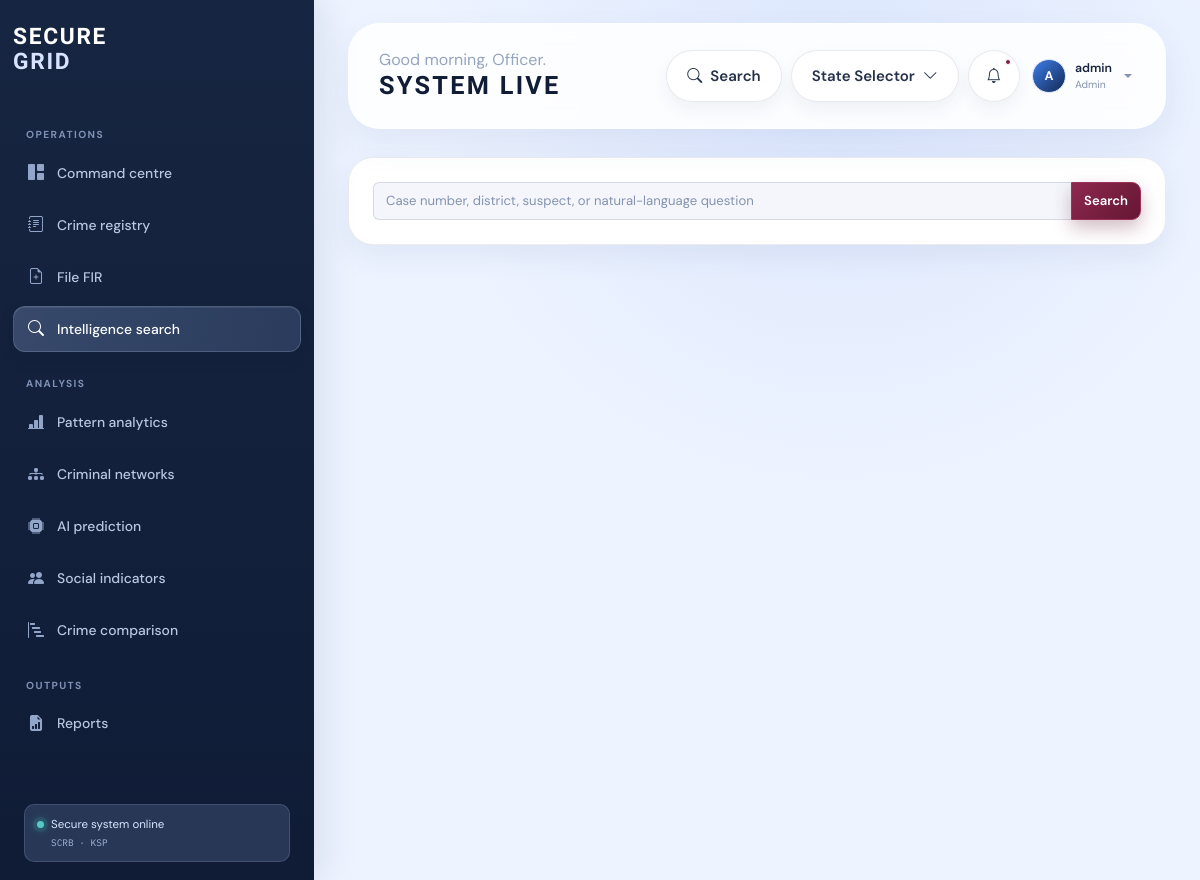
The page /search (signed in) on the database its author committed.
### app/models/core.py (models this page shows, shortened)
class TimestampMixin:
    created_at = db.Column(db.DateTime, nullable=False, default=datetime.utcnow)
    updated_at = db.Column(
        db.DateTime,
        nullable=False,
        default=datetime.utcnow,
        onupdate=datetime.utcnow,
    )

class User(UserMixin, TimestampMixin, db.Model):
    __tablename__ = "users"
    id = db.Column(db.Integer, primary_key=True)
    username = db.Column(db.String(80), nullable=False, unique=True, index=True)
    email = db.Column(db.String(255), nullable=False, unique=True, index=True)
    full_name = db.Column(db.String(160), nullable=True)
    password_hash = db.Column(db.String(255), nullable=False)
    role = db.Column(db.String(20), nullable=False, default=Role.OFFICER.value, index=True)
    is_active = db.Column(db.Boolean, nullable=False, default=True)
    last_login_at = db.Column(db.DateTime, nullable=True)

### app/dashboard/routes.py (the view, shortened to what this page needs)
@dashboard_bp.route("/search")
@login_required
def search():
    query_text = request.args.get("q", "").strip()
    results: list[CrimeIncident] = []
    applied: dict[str, str] = {}
    suspects = []
    return render_template(
        "search.html",
        page_title="Intelligence Search",
        query=query_text,
        results=results,
        crimes=results,
        suspects=suspects,
        applied_filters=applied,
    )

### app/auth/routes.py (called while the page is built)
@login_manager.user_loader
def load_user(user_id: str) -> User | None:
    try:
        return User.query.get(int(user_id))
    except (TypeError, ValueError):
        return None

### app/templates/search.html (shortened to what this page needs)
{% extends 'base.html' %}{% block content %}<div class="card"><div class="card-body"><form><div class="input-group"><input name="q" value="{{query}}" class="form-control" placeholder="Case number, district, suspect, or natural-language question"><button class="btn btn-primary">Search</button></div></form></div></div>{% endblock %}

### app/templates/base.html (shortened to what this page needs)
<!doctype html>
<html lang="en">
<head>
  <link href="https://cdn.jsdelivr.net/npm/bootstrap@5.3.3/dist/css/bootstrap.min.css" rel="stylesheet">
  <link rel="stylesheet" href="https://cdn.jsdelivr.net/npm/bootstrap-icons@1.11.3/font/bootstrap-icons.min.css">
  <link rel="stylesheet" href="https://cdn.datatables.net/1.13.8/css/dataTables.bootstrap5.min.css">
  <link rel="stylesheet" href="https://unpkg.com/leaflet@1.9.4/dist/leaflet.css">
  <link rel="stylesheet" href="{{ url_for('static', filename='css/app.css') }}">
</head>
<body class="app-shell">
  {% set current_path = request.path if request is defined else '' %}
  <aside class="sidebar" id="appSidebar" aria-label="Primary navigation">
    <div class="sidebar-brand">
      <a href="/" class="brand-link text-decoration-none">
        <span class="brand-wordmark">SECURE<span>GRID</span></span>
      </a>
    </div>
    <div class="sidebar-scroll">
      <p class="nav-caption">Operations</p>
      <nav class="nav flex-column sidebar-nav">
        <a class="nav-link {% if current_path == '/' %}active{% endif %}" href="/">
          <i class="bi bi-grid-1x2-fill"></i><span>Command centre</span>
        </a>
        <a class="nav-link {% if current_path.startswith('/crimes') %}active{% endif %}" href="/crimes">
          <i class="bi bi-journal-text"></i><span>Crime registry</span>
        </a>
        <a class="nav-link {% if current_path.startswith('/fir') %}active{% endif %}" href="/fir/new">
          <i class="bi bi-file-earmark-plus"></i><span>File FIR</span>
        </a>
        <a class="nav-link {% if current_path.startswith('/search') %}active{% endif %}" href="/search">
          <i class="bi bi-search"></i><span>Intelligence search</span>
        </a>
      </nav>
      <p class="nav-caption mt-4">Analysis</p>
      <nav class="nav flex-column sidebar-nav">
        <a class="nav-link {% if current_path.startswith('/analytics') %}active{% endif %}" href="/analytics">
          <i class="bi bi-bar-chart-line-fill"></i><span>Pattern analytics</span>
        </a>
        <a class="nav-link {% if current_path.startswith('/network') %}active{% endif %}" href="/network">
          <i class="bi bi-diagram-3-fill"></i><span>Criminal networks</span>
        </a>
        <a class="nav-link {% if current_path.startswith('/prediction') %}active{% endif %}" href="/prediction">
          <i class="bi bi-cpu-fill"></i><span>AI prediction</span>
        </a>
        <a class="nav-link {% if current_path.startswith('/sociology') %}active{% endif %}" href="/sociology">
          <i class="bi bi-people-fill"></i><span>Social indicators</span>
        </a>
        <a class="nav-link {% if current_path.startswith('/comparison') %}active{% endif %}" href="/comparison">
          <i class="bi bi-bar-chart-steps"></i><span>Crime comparison</span>
        </a>
      </nav>
      <p class="nav-caption mt-4">Outputs</p>
      <nav class="nav flex-column sidebar-nav">
        <a class="nav-link {% if current_path.startswith('/reports') %}active{% endif %}" href="/reports">
          <i class="bi bi-file-earmark-bar-graph-fill"></i><span>Reports</span>
        </a>
      </nav>
    </div>
    <div class="sidebar-status">
      <span class="status-dot"></span>
      <span>Secure system online</span>
      <small>SCRB · KSP</small>
    </div>
  </aside>
  <div class="app-content">
    <header class="topbar">
      <div class="topbar-start">
        <div>
          <p class="eyebrow mb-0">{% block eyebrow %}Good morning, Officer.{% endblock %}</p>
          <h1 class="topbar-title mb-0">{% block page_heading %}System live{% endblock %}</h1>
        </div>
      </div>
      <div class="topbar-actions">
        {% if current_user is defined and current_user.is_authenticated %}
          <a class="btn btn-topbar d-none d-sm-inline-flex" href="/search"><i class="bi bi-search"></i><span>Search</span></a>
        {% else %}
          <a class="btn btn-topbar d-none d-sm-inline-flex" href="{{ url_for('auth.login') }}">Login</a>
        {% endif %}
        <button class="btn btn-topbar d-none d-md-inline-flex" type="button"><span>State Selector</span><i class="bi bi-chevron-down"></i></button>
        <button class="btn icon-btn notification-btn" type="button" aria-label="Notifications" data-bs-toggle="offcanvas" data-bs-target="#notificationsPanel">
          <i class="bi bi-bell"></i><span class="notification-pip"></span>
        </button>
        <div class="dropdown">
          <button class="user-control dropdown-toggle" type="button" data-bs-toggle="dropdown" aria-expanded="false">
            <span class="avatar">
              {% if current_user is defined and current_user.is_authenticated %}
                {{ current_user.name|default(current_user.username|default('O'), true)|string|first|upper }}
              {% else %}O{% endif %}
            </span>
            <span class="d-none d-md-block text-start">
              <strong>{% if current_user is defined and current_user.is_authenticated %}{{ current_user.name|default(current_user.username|default('Officer'), true) }}{% else %}Officer Console{% endif %}</strong>
              <small>{% if current_user is defined and current_user.is_authenticated %}{{ current_user.role|default('Authorized user', true)|replace('_', ' ')|title }}{% else %}Secure access{% endif %}</small>
            </span>
          </button>
        </div>
      </div>
    </header>
    <main class="main-view">
      {% block content %}{% endblock %}
    </main>
  </div>
</body>
</html>

### rows shown on the page
User: name|first "A", name "admin", role "Admin"
